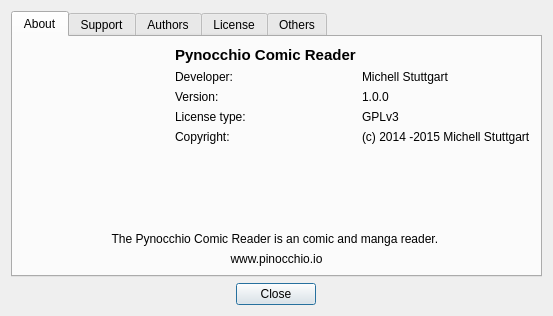
<?xml version="1.0" encoding="UTF-8"?>
<ui version="4.0">
 <class>AboutDialog</class>
 <widget class="QDialog" name="AboutDialog">
  <property name="windowModality">
   <enum>Qt::ApplicationModal</enum>
  </property>
  <property name="geometry">
   <rect>
    <x>0</x>
    <y>0</y>
    <width>553</width>
    <height>316</height>
   </rect>
  </property>
  <property name="sizePolicy">
   <sizepolicy hsizetype="Preferred" vsizetype="Preferred">
    <horstretch>0</horstretch>
    <verstretch>0</verstretch>
   </sizepolicy>
  </property>
  <property name="windowTitle">
   <string>About Pynocchio Reader</string>
  </property>
  <property name="windowIcon">
   <iconset resource="../resource/main_window.qrc">
    <normaloff>:/icons/elementary3-icon-theme/actions/64/help-info.svg</normaloff>:/icons/elementary3-icon-theme/actions/64/help-info.svg</iconset>
  </property>
  <property name="modal">
   <bool>true</bool>
  </property>
  <layout class="QVBoxLayout" name="verticalLayout">
   <item>
    <widget class="QTabWidget" name="tabWidget">
     <property name="currentIndex">
      <number>0</number>
     </property>
     <widget class="QWidget" name="about">
      <attribute name="title">
       <string>About</string>
      </attribute>
      <layout class="QVBoxLayout" name="verticalLayout_3">
       <item>
        <layout class="QVBoxLayout" name="verticalLayout_2">
         <item>
          <layout class="QHBoxLayout" name="horizontalLayout_2">
           <item>
            <widget class="QLabel" name="about_text">
             <property name="sizePolicy">
              <sizepolicy hsizetype="Expanding" vsizetype="Expanding">
               <horstretch>0</horstretch>
               <verstretch>0</verstretch>
              </sizepolicy>
             </property>
             <property name="frameShape">
              <enum>QFrame::NoFrame</enum>
             </property>
             <property name="frameShadow">
              <enum>QFrame::Plain</enum>
             </property>
             <property name="text">
              <string/>
             </property>
             <property name="textFormat">
              <enum>Qt::RichText</enum>
             </property>
             <property name="pixmap">
              <pixmap resource="../resource/main_window.qrc">:/icons/pynocchio_icon_2.png</pixmap>
             </property>
             <property name="alignment">
              <set>Qt::AlignCenter</set>
             </property>
             <property name="margin">
              <number>5</number>
             </property>
             <property name="openExternalLinks">
              <bool>true</bool>
             </property>
            </widget>
           </item>
           <item>
            <layout class="QFormLayout" name="formLayout">
             <item row="0" column="0">
              <widget class="QLabel" name="label">
               <property name="font">
                <font>
                 <pointsize>11</pointsize>
                 <weight>75</weight>
                 <bold>true</bold>
                </font>
               </property>
               <property name="text">
                <string>Pynocchio Comic Reader</string>
               </property>
              </widget>
             </item>
             <item row="1" column="0">
              <widget class="QLabel" name="label_2">
               <property name="text">
                <string>Developer: </string>
               </property>
              </widget>
             </item>
             <item row="1" column="1">
              <widget class="QLabel" name="label_3">
               <property name="text">
                <string>Michell Stuttgart</string>
               </property>
              </widget>
             </item>
             <item row="2" column="0">
              <widget class="QLabel" name="label_4">
               <property name="text">
                <string>Version: </string>
               </property>
              </widget>
             </item>
             <item row="3" column="0">
              <widget class="QLabel" name="label_5">
               <property name="text">
                <string>License type:</string>
               </property>
              </widget>
             </item>
             <item row="2" column="1">
              <widget class="QLabel" name="label_6">
               <property name="text">
                <string>1.0.0</string>
               </property>
              </widget>
             </item>
             <item row="3" column="1">
              <widget class="QLabel" name="label_7">
               <property name="text">
                <string>GPLv3</string>
               </property>
              </widget>
             </item>
             <item row="4" column="0">
              <widget class="QLabel" name="label_8">
               <property name="text">
                <string>Copyright:</string>
               </property>
              </widget>
             </item>
             <item row="4" column="1">
              <widget class="QLabel" name="label_9">
               <property name="text">
                <string>(c) 2014 -2015 Michell Stuttgart</string>
               </property>
              </widget>
             </item>
            </layout>
           </item>
          </layout>
         </item>
         <item>
          <widget class="QLabel" name="label_10">
           <property name="text">
            <string>The Pynocchio Comic Reader is an comic and manga reader. </string>
           </property>
           <property name="alignment">
            <set>Qt::AlignCenter</set>
           </property>
          </widget>
         </item>
         <item>
          <widget class="QLabel" name="label_11">
           <property name="text">
            <string>www.pinocchio.io</string>
           </property>
           <property name="alignment">
            <set>Qt::AlignCenter</set>
           </property>
          </widget>
         </item>
        </layout>
       </item>
      </layout>
     </widget>
     <widget class="QWidget" name="support">
      <attribute name="title">
       <string>Support</string>
      </attribute>
     </widget>
     <widget class="QWidget" name="authors">
      <attribute name="title">
       <string>Authors</string>
      </attribute>
     </widget>
     <widget class="QWidget" name="license">
      <attribute name="title">
       <string>License</string>
      </attribute>
     </widget>
     <widget class="QWidget" name="other">
      <attribute name="title">
       <string>Others</string>
      </attribute>
      <layout class="QVBoxLayout" name="verticalLayout_4">
       <item>
        <widget class="QLabel" name="about_logo">
         <property name="accessibleName">
          <string notr="true"/>
         </property>
         <property name="text">
          <string>&lt;html&gt;&lt;head/&gt;&lt;body&gt;&lt;p&gt;Pynocchio use &lt;a href=&quot;Free Icon Maker&quot;&gt;&lt;span style=&quot; text-decoration: underline; color:#0000ff;&quot;&gt;http://freeiconmaker.com&lt;/span&gt;&lt;/a&gt; to build icon set. &lt;/p&gt;&lt;p&gt;Icons pack by Icon Sweets 2 and Streamline icon set free pack.&lt;/p&gt;&lt;/body&gt;&lt;/html&gt;</string>
         </property>
         <property name="textFormat">
          <enum>Qt::AutoText</enum>
         </property>
         <property name="scaledContents">
          <bool>true</bool>
         </property>
         <property name="alignment">
          <set>Qt::AlignCenter</set>
         </property>
        </widget>
       </item>
      </layout>
     </widget>
    </widget>
   </item>
   <item>
    <layout class="QHBoxLayout" name="horizontalLayout">
     <item>
      <widget class="QPushButton" name="button_close">
       <property name="sizePolicy">
        <sizepolicy hsizetype="Maximum" vsizetype="Fixed">
         <horstretch>0</horstretch>
         <verstretch>0</verstretch>
        </sizepolicy>
       </property>
       <property name="text">
        <string>Close</string>
       </property>
       <property name="icon">
        <iconset resource="../resource/main_window.qrc">
         <normaloff>:/icons/elementary3-icon-theme/actions/48/dialog-cancel.svg</normaloff>:/icons/elementary3-icon-theme/actions/48/dialog-cancel.svg</iconset>
       </property>
       <property name="default">
        <bool>true</bool>
       </property>
      </widget>
     </item>
    </layout>
   </item>
  </layout>
 </widget>
 <resources>
  <include location="../resource/main_window.qrc"/>
 </resources>
 <connections>
  <connection>
   <sender>button_close</sender>
   <signal>clicked()</signal>
   <receiver>AboutDialog</receiver>
   <slot>close()</slot>
   <hints>
    <hint type="sourcelabel">
     <x>271</x>
     <y>337</y>
    </hint>
    <hint type="destinationlabel">
     <x>271</x>
     <y>180</y>
    </hint>
   </hints>
  </connection>
 </connections>
</ui>
